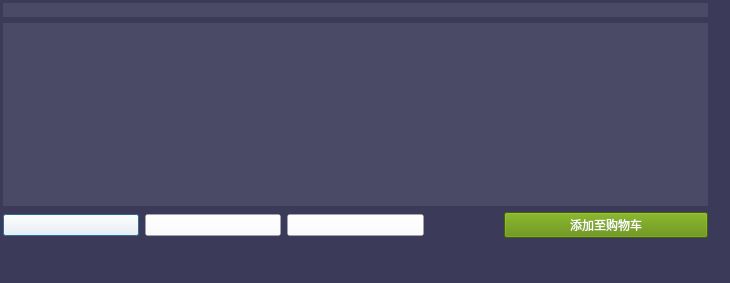
<?xml version="1.0" encoding="UTF-8"?>
<ui version="4.0">
 <class>Dialog</class>
 <widget class="QDialog" name="Dialog">
  <property name="geometry">
   <rect>
    <x>0</x>
    <y>0</y>
    <width>730</width>
    <height>283</height>
   </rect>
  </property>
  <property name="windowTitle">
   <string>Dialog</string>
  </property>
  <property name="styleSheet">
   <string notr="true">background-color: rgb(59, 59, 89);</string>
  </property>
  <widget class="QWidget" name="layoutWidget">
   <property name="geometry">
    <rect>
     <x>0</x>
     <y>0</y>
     <width>711</width>
     <height>241</height>
    </rect>
   </property>
   <layout class="QVBoxLayout" name="game_frame" stretch="0,0,0">
    <property name="leftMargin">
     <number>3</number>
    </property>
    <property name="topMargin">
     <number>3</number>
    </property>
    <property name="rightMargin">
     <number>3</number>
    </property>
    <property name="bottomMargin">
     <number>3</number>
    </property>
    <item>
     <widget class="QLabel" name="Game_Name">
      <property name="mouseTracking">
       <bool>true</bool>
      </property>
      <property name="styleSheet">
       <string notr="true">QWidget {
	background-color: rgb(255, 255, 255,20);
	font: 15pt &quot;微软雅黑&quot;;
	color: rgb(255, 255, 255);
     }
</string>
      </property>
      <property name="text">
       <string/>
      </property>
     </widget>
    </item>
    <item>
     <widget class="QPlainTextEdit" name="Game_I">
      <property name="styleSheet">
       <string notr="true">background-color: rgb(255, 255, 255,20);
font: 10pt &quot;微软雅黑&quot;;
color: rgb(255, 255, 255);
border:none;</string>
      </property>
      <property name="lineWidth">
       <number>-1</number>
      </property>
      <property name="plainText">
       <string/>
      </property>
     </widget>
    </item>
    <item>
     <layout class="QHBoxLayout" name="horizontalLayout_2" stretch="0,0,0,0,0">
      <item>
       <widget class="QPushButton" name="pushButton_2">
        <property name="sizePolicy">
         <sizepolicy hsizetype="Minimum" vsizetype="Fixed">
          <horstretch>2</horstretch>
          <verstretch>0</verstretch>
         </sizepolicy>
        </property>
        <property name="styleSheet">
         <string notr="true">QPushButton {
	color: rgb(229, 255, 255);
background-color: rgba(255, 255, 255, 50); 
     }</string>
        </property>
        <property name="text">
         <string/>
        </property>
       </widget>
      </item>
      <item>
       <widget class="QPushButton" name="pushButton_3">
        <property name="sizePolicy">
         <sizepolicy hsizetype="Minimum" vsizetype="Fixed">
          <horstretch>2</horstretch>
          <verstretch>0</verstretch>
         </sizepolicy>
        </property>
        <property name="styleSheet">
         <string notr="true">QPushButton {
	color: rgb(229, 255, 255);
background-color: rgba(255, 255, 255, 50); 
     }</string>
        </property>
        <property name="text">
         <string/>
        </property>
       </widget>
      </item>
      <item>
       <widget class="QPushButton" name="pushButton_4">
        <property name="sizePolicy">
         <sizepolicy hsizetype="Minimum" vsizetype="Fixed">
          <horstretch>2</horstretch>
          <verstretch>0</verstretch>
         </sizepolicy>
        </property>
        <property name="styleSheet">
         <string notr="true">QPushButton {
	color: rgb(229, 255, 255);
background-color: rgba(255, 255, 255, 50); 
     }</string>
        </property>
        <property name="text">
         <string/>
        </property>
       </widget>
      </item>
      <item>
       <widget class="QLabel" name="label_6">
        <property name="sizePolicy">
         <sizepolicy hsizetype="Preferred" vsizetype="Preferred">
          <horstretch>1</horstretch>
          <verstretch>0</verstretch>
         </sizepolicy>
        </property>
        <property name="styleSheet">
         <string notr="true">font: 9pt &quot;黑体&quot;;
color:rgb(255, 255, 255);
</string>
        </property>
        <property name="text">
         <string/>
        </property>
        <property name="wordWrap">
         <bool>false</bool>
        </property>
       </widget>
      </item>
      <item>
       <widget class="QPushButton" name="pushButton">
        <property name="sizePolicy">
         <sizepolicy hsizetype="Minimum" vsizetype="Fixed">
          <horstretch>3</horstretch>
          <verstretch>0</verstretch>
         </sizepolicy>
        </property>
        <property name="styleSheet">
         <string notr="true">QPushButton {
         background-color: rgb(92, 138, 0);
	color: rgb(255, 255, 255);
     }</string>
        </property>
        <property name="text">
         <string>添加至购物车</string>
        </property>
       </widget>
      </item>
     </layout>
    </item>
   </layout>
  </widget>
 </widget>
 <resources/>
 <connections/>
</ui>
